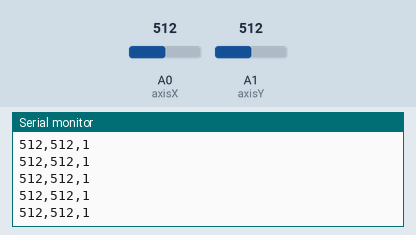
This sketch was run on a simulated Arduino Uno, built with avr-gcc and run on an emulated ATmega328P. On the bench: the last lines printed to the serial monitor. Inputs (shaded band) come from the test bench; at power-on: A0 (axisX) = 512, A1 (axisY) = 512.

Above: at 1.2 s.
1.3 s: A0 (axisX) set to 990
At 2.3 s:
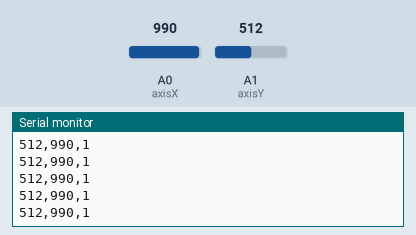
2.8 s: A0 (axisX) set to 1011
At 3.6 s:
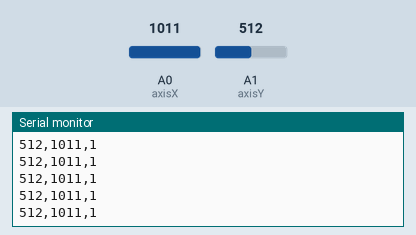
Timing chart, 0 to 5.8 s (numbered marks = the images above; inputs shaded):
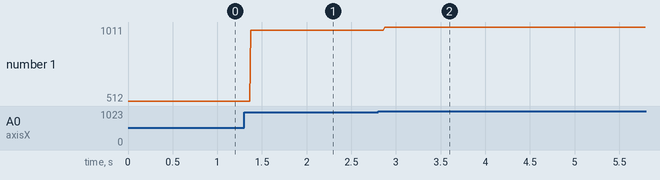

Measured:
- after the input at 1.3 s, the serial monitor: prints a new line after 0.07 s (image 1)
- after the input at 2.8 s, the serial monitor: prints a new line after 0.07 s (image 2)
- plotted number 1: 512 → 990 after the input at 1.3 s, 990 → 1011 after the input at 2.8 s

The sketch:

joystick_controller.ino
```cpp
/*
 * Joystick Breakout Controller — прошивка для Arduino
 *
 * Считывает значения с аналогового 2-осевого джойстика (модуль KY-023 / HW-504)
 * и передаёт их по последовательному порту в формате "Y,X,reset\n"
 * для приёма скетчем Processing (см. ../../processing/breakout_game).
 *
 * Подключение:
 *   VRx -> A0
 *   VRy -> A1
 *   +5V -> 5V
 *   GND -> GND
 */

#define axisX A0 // Ось Х джойстика, отвечающая за движение вверх и вниз
#define axisY A1 // Ось Y джойстика, отвечающая за движение влево и вправо

void setup()
{
  // Обозначим оси как выходы
  pinMode(axisX, INPUT);
  pinMode(axisY, INPUT);

  // Установим соединение с Serial портом
  Serial.begin(9600);
}

void loop()
{
  // Переменные для передачи данных
  int Y = analogRead(axisY);
  int X = analogRead(axisX);

  // Протокол передачи данных
  Serial.print(Y);
  Serial.print(",");
  Serial.print(X);
  Serial.print(",");
  Serial.println(1);
}
```
